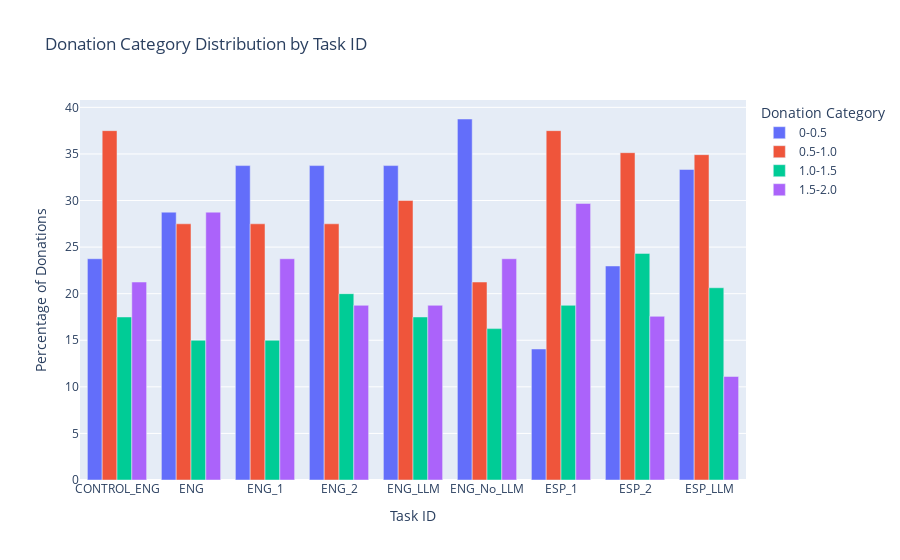

Write notebook code for a chart like this one.
### Code cell
import plotly.express as px

# Create a bar plot using Plotly
fig = px.bar(donation_melted, 
             x='task_id', 
             y='Percentage', 
             color='Donation Category', 
             barmode='group', 
             title='Donation Category Distribution by Task ID',
            
             labels={'task_id': 'Task ID', 'Percentage': 'Percentage of Donations'})

# Update layout for better visualization
fig.update_layout(
    xaxis_title='Task ID',
    yaxis_title='Percentage of Donations',
    legend_title='Donation Category',
    template='plotly'
)

# Show the plot
fig.show()

### Figure 1 — Plotly figure (JSON) as saved in the notebook; plotly's stock layout.template omitted (floating-point values rounded to 4 significant figures)
{"data": [{"alignmentgroup": "True", "hovertemplate": "Donation Category=0-0.5<br>Task ID=%{x}<br>Percentage of Donations=%{y}<extra></extra>", "legendgroup": "0-0.5", "marker": {"color": "#636efa", "pattern": {"shape": ""}}, "name": "0-0.5", "offsetgroup": "0-0.5", "orientation": "v", "showlegend": true, "textposition": "auto", "type": "bar", "x": ["CONTROL_ENG", "ENG", "ENG_1", "ENG_2", "ENG_LLM", "ENG_No_LLM", "ESP_1", "ESP_2", "ESP_LLM"], "xaxis": "x", "y": [23.75, 28.75, 33.75, 33.75, 33.75, 38.75, 14.06, 22.97, 33.33], "yaxis": "y"}, {"alignmentgroup": "True", "hovertemplate": "Donation Category=0.5-1.0<br>Task ID=%{x}<br>Percentage of Donations=%{y}<extra></extra>", "legendgroup": "0.5-1.0", "marker": {"color": "#EF553B", "pattern": {"shape": ""}}, "name": "0.5-1.0", "offsetgroup": "0.5-1.0", "orientation": "v", "showlegend": true, "textposition": "auto", "type": "bar", "x": ["CONTROL_ENG", "ENG", "ENG_1", "ENG_2", "ENG_LLM", "ENG_No_LLM", "ESP_1", "ESP_2", "ESP_LLM"], "xaxis": "x", "y": [37.5, 27.5, 27.5, 27.5, 30, 21.25, 37.5, 35.14, 34.92], "yaxis": "y"}, {"alignmentgroup": "True", "hovertemplate": "Donation Category=1.0-1.5<br>Task ID=%{x}<br>Percentage of Donations=%{y}<extra></extra>", "legendgroup": "1.0-1.5", "marker": {"color": "#00cc96", "pattern": {"shape": ""}}, "name": "1.0-1.5", "offsetgroup": "1.0-1.5", "orientation": "v", "showlegend": true, "textposition": "auto", "type": "bar", "x": ["CONTROL_ENG", "ENG", "ENG_1", "ENG_2", "ENG_LLM", "ENG_No_LLM", "ESP_1", "ESP_2", "ESP_LLM"], "xaxis": "x", "y": [17.5, 15, 15, 20, 17.5, 16.25, 18.75, 24.32, 20.63], "yaxis": "y"}, {"alignmentgroup": "True", "hovertemplate": "Donation Category=1.5-2.0<br>Task ID=%{x}<br>Percentage of Donations=%{y}<extra></extra>", "legendgroup": "1.5-2.0", "marker": {"color": "#ab63fa", "pattern": {"shape": ""}}, "name": "1.5-2.0", "offsetgroup": "1.5-2.0", "orientation": "v", "showlegend": true, "textposition": "auto", "type": "bar", "x": ["CONTROL_ENG", "ENG", "ENG_1", "ENG_2", "ENG_LLM", "ENG_No_LLM", "ESP_1", "ESP_2", "ESP_LLM"], "xaxis": "x", "y": [21.25, 28.75, 23.75, 18.75, 18.75, 23.75, 29.69, 17.57, 11.11], "yaxis": "y"}], "layout": {"barmode": "group", "legend": {"title": {"text": "Donation Category"}, "tracegroupgap": 0}, "title": {"text": "Donation Category Distribution by Task ID"}, "xaxis": {"anchor": "y", "domain": [0, 1], "title": {"text": "Task ID"}}, "yaxis": {"anchor": "x", "domain": [0, 1], "title": {"text": "Percentage of Donations"}}}}
